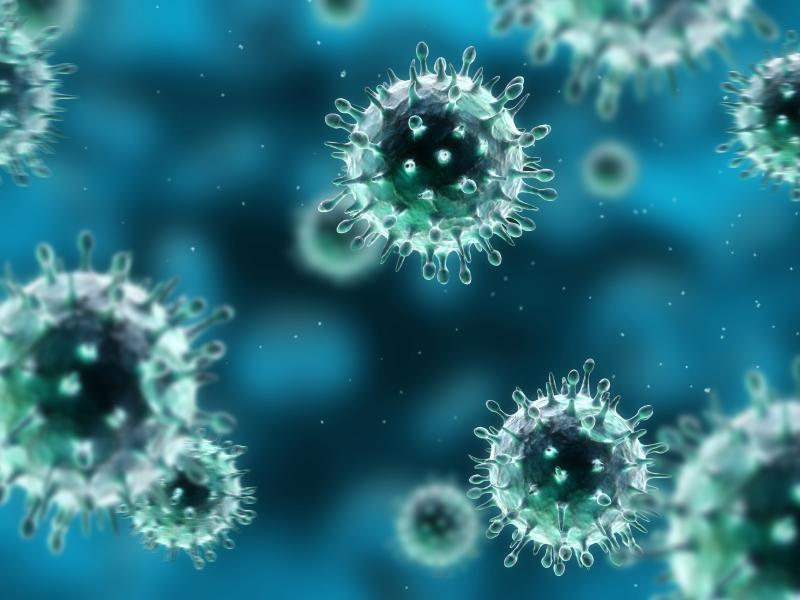
#> input picture Grises/micro2.jpg, 800 x 600 px
$ python NivelGris.py
#> lines starting #> are read from the running program, lines starting #| are printed output that depends on the picture; long printed decimals are rounded

#Escala de gris
import numpy as np
import cv2 as cv
import matplotlib.pyplot as plt

imagen = cv.imread("micro2.jpg")
#> imagen is the input picture: shape (600, 800, 3); mean B, G, R 128.7, 114.7, 46.1
resultante = cv.resize(imagen, (1024, 720))
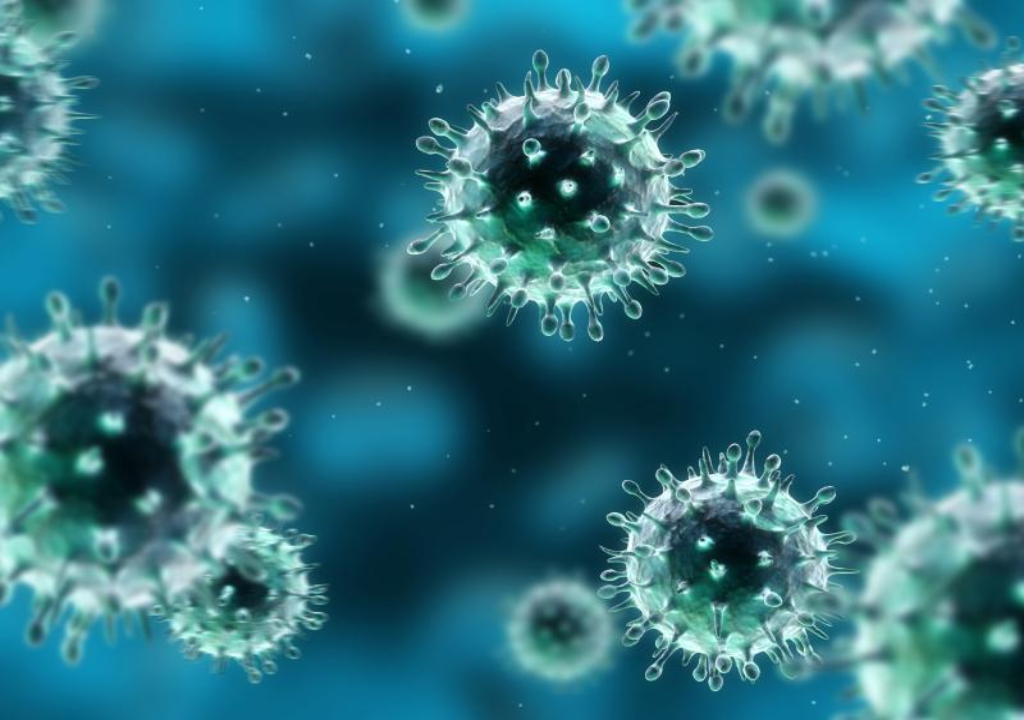
#> resultante: shape (720, 1024, 3); mean B, G, R 128.6, 114.6, 46
[M, N, L] = resultante.shape
#> M = 720; N = 1024; L = 3


escalaGrises = np.zeros([M, N])
cv.imshow("Imagen original", resultante)
resultante = np.array(resultante, dtype=(float))
escalaGrises = np.array(escalaGrises, dtype=(float))
resultante = pow(resultante.astype(np.float64) / 255, 1) * 255

for x in range(M):
    for y in range(N):
        for z in range(L):
            escalaGrises[x, y] = resultante[x, y, 0] * 0.299 + resultante[x, y, 1] * 0.587 + resultante[x, y, 2] * 0.114
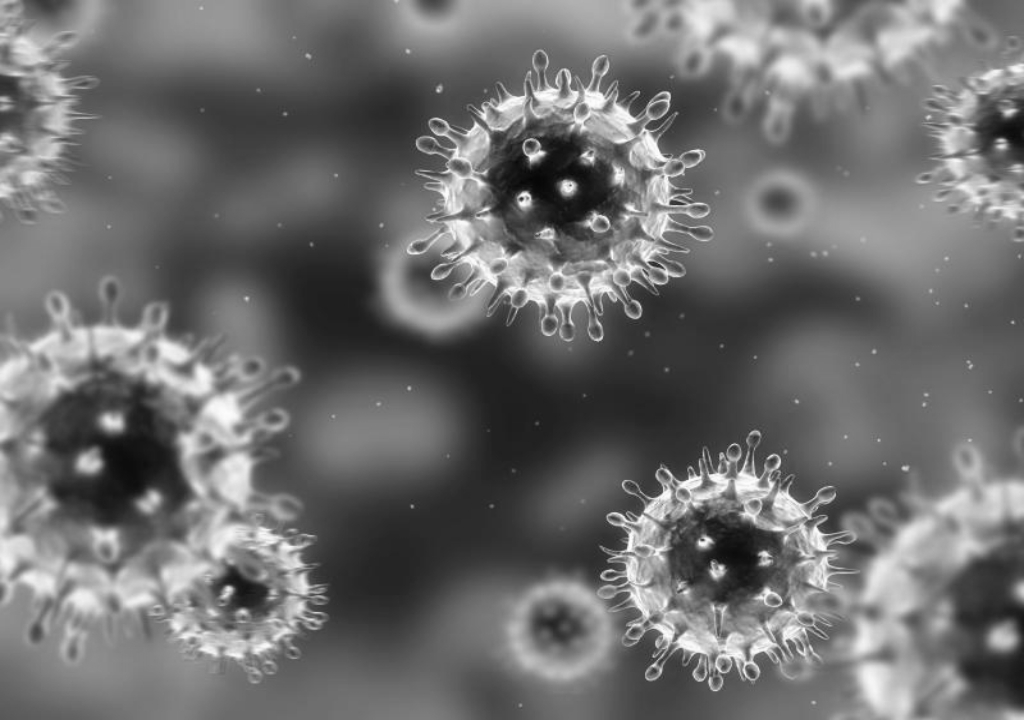
#> escalaGrises: shape (720, 1024) float64; min 5.32, max 253.4, mean 111

escalaGrises = np.array(escalaGrises, dtype=(np.uint8))
cv.imshow("Escala de grises", escalaGrises)
cv.waitKey(0)
cv.destroyAllWindows()


# Obtener valores de intensidad y comparar
intensidades = escalaGrises.flatten()  # Aplanar la matriz de intensidades
print("Valores de intensidad:", intensidades)
#> (printed output is left out)

# Comparar los valores de intensidad (puedes utilizar cualquier métrica de comparación)
# Por ejemplo, imprimir el valor máximo y mínimo
print("Valor máximo de intensidad:", np.max(intensidades))
#| Valor máximo de intensidad: 253
print("Valor mínimo de intensidad:", np.min(intensidades))
#| Valor mínimo de intensidad: 5

# También puedes calcular la media, la desviación estándar, etc.
print("Valor medio de intensidad:", np.mean(intensidades))
#| Valor medio de intensidad: 110.494
print("Desviación estándar de intensidad:", np.std(intensidades))
#| Desviación estándar de intensidad: 47.420

# Histograma de los valores de intensidad
plt.hist(intensidades, bins=256, range=(0, 256), density=True, color='gray', alpha=0.7)
plt.title('Histograma de Intensidades')
plt.xlabel('Intensidad')
plt.ylabel('Frecuencia')
plt.show()
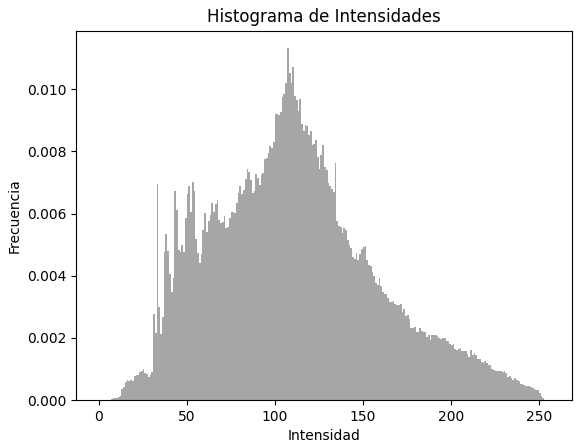
#> figure drawn by matplotlib, 1 panel; tallest bar 0.0113 high, from x = 107 to 108

$ run again, with Grises/Micro.jpg copied over Grises/micro2.jpg
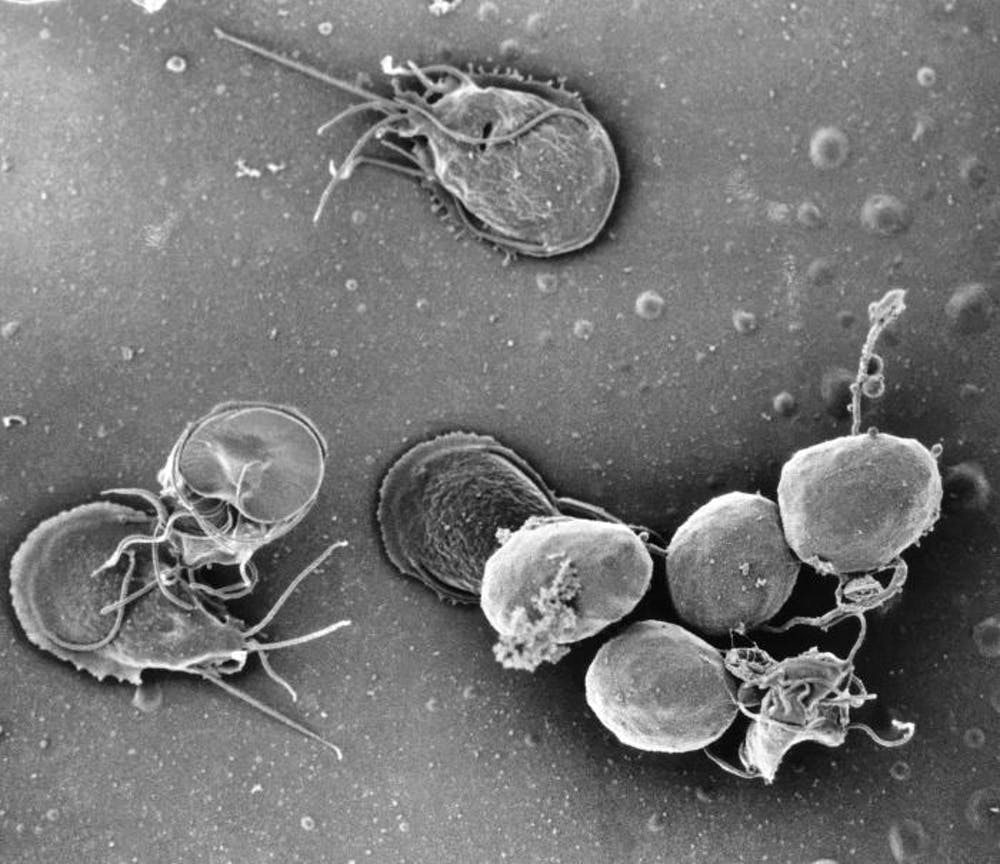
#> input picture Grises/Micro.jpg, 1000 x 864 px
#> imagen is the input picture: shape (864, 1000, 3); min 0, max 255, mean 117.8
#> `resultante = cv.resize(imagen, (1024, 720))`:
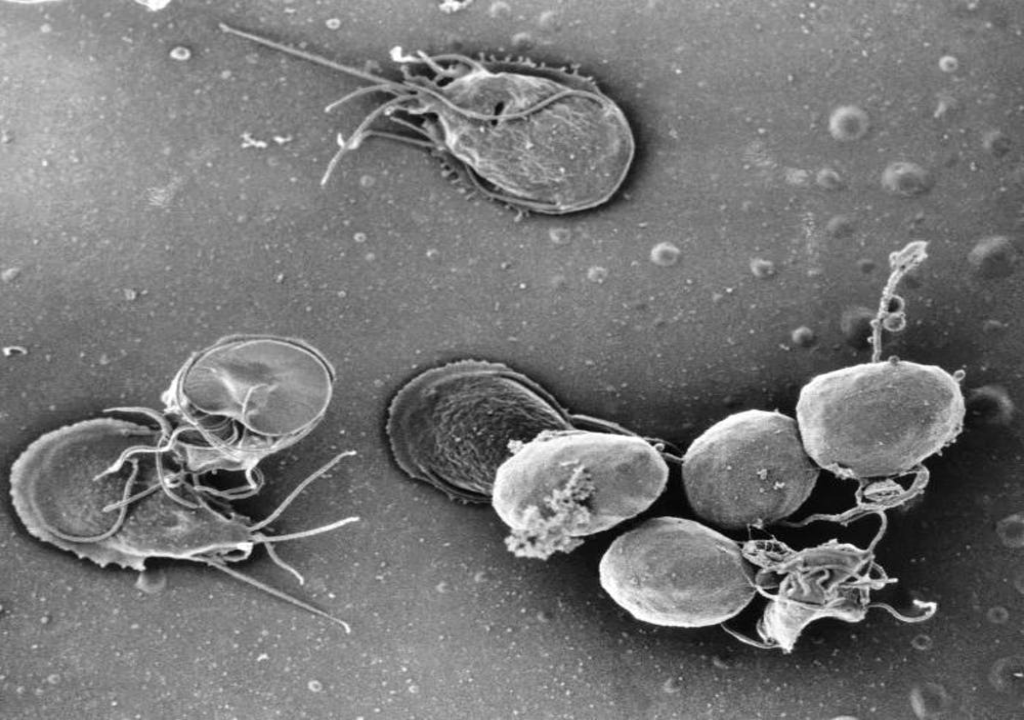
#> resultante: shape (720, 1024, 3); min 2, max 255, mean 117.7
#> (printed output is left out)
#| Valor máximo de intensidad: 255
#| Valor mínimo de intensidad: 1
#| Valor medio de intensidad: 117.500
#| Desviación estándar de intensidad: 40.638
#> `plt.show()`:
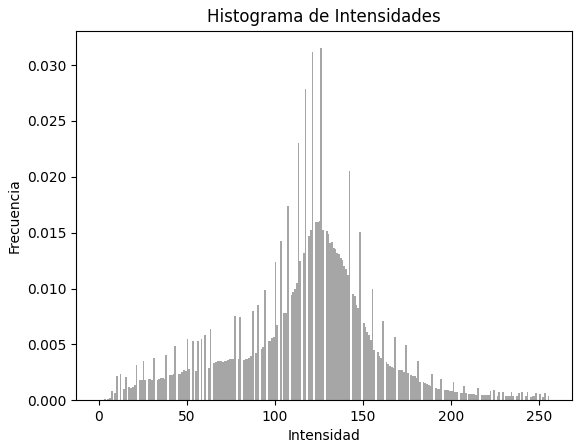
#> figure drawn by matplotlib, 1 panel; tallest bar 0.0315 high, from x = 126 to 127
